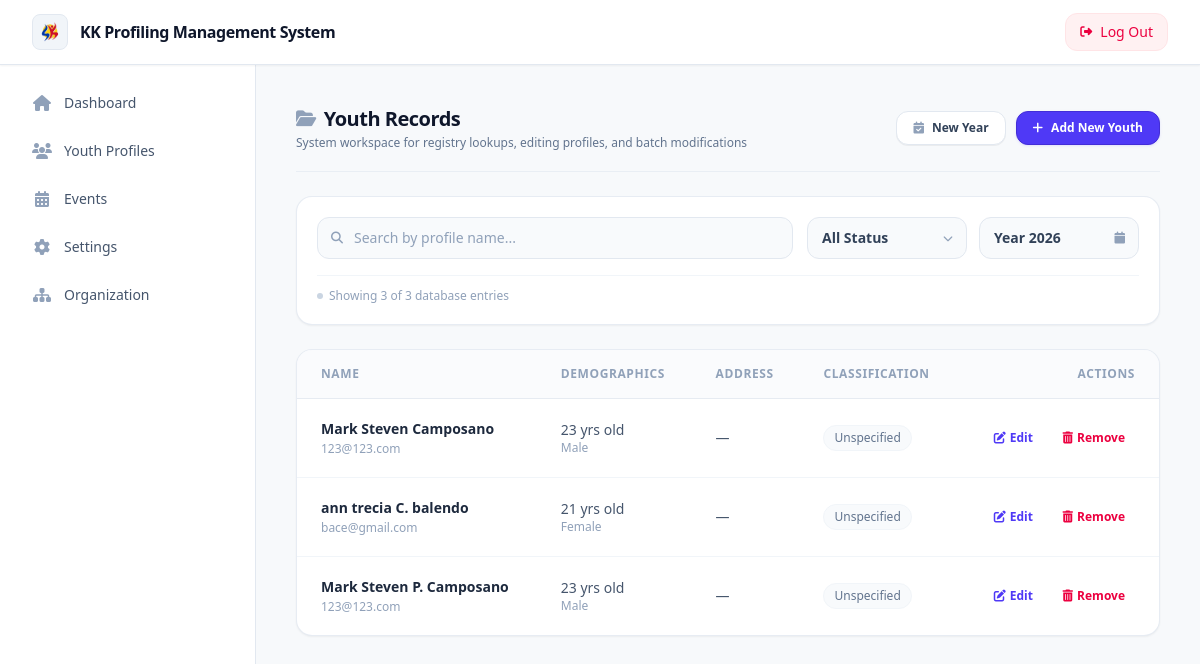
Screenshot of /youth-profiles/ (signed in) with the database file from the repository.
### kkprofiling_api/models.py (models this page shows, shortened)
class ProfilingInformations(models.Model):
    class SexChoices(models.TextChoices):
        MALE = "male", "Male"
        FEMALE = "female", "Female"
    class CivilStatusChoices(models.TextChoices):
        SINGLE = "single", "Single"
        MARRIED = "married", "Married"
        WIDOWED = "widowed", "Widowed"
        DIVORCED = "divorced", "Divorced"
        SEPARATED = "separated", "Separated"
        ANNULLED = "annulled", "Annulled"
        UNKNOWN = "unknown", "Unknown"
        LIVE_IN = "live_in", "Live-in"
    class EducationalBackgroundChoices(models.TextChoices):
        ELEMENTARY_LEVEL = "elementary_level", "Elementary Level"
        ELEMENTARY_GRAD = "elementary_graduate", "Elementary Graduate"
        HIGHSCHOOL_LEVEL = "highschool_level", "High School Level"
        HIGHSCHOOL_GRAD = "highschool_graduate", "High School Graduate"
        VOCATIONAL_GRAD = "vocational_graduate", "Vocational Graduate"
        COLLEGE_LEVEL = "college_level", "College Level"
        COLLEGE_GRAD = "college_graduate", "College Graduate"
        MASTER_LEVEL = "master_level", "Master Level"
        DOCTORATE_LEVEL = "doctorate_level", "Doctorate Level"
        DOCTORATE_GRAD = "doctorate_graduate", "Doctorate Graduate"
    first_name = models.CharField(max_length=50)
    middle_name = models.CharField(max_length=50, blank=True)
    last_name = models.CharField(max_length=50)
    age = models.IntegerField(default=0, null=True, blank=True)
    birthdate = models.DateField(blank=True, null=True)
    email = models.EmailField(blank=True, null=True)
    contact_number = models.CharField(max_length=20)
    sex = models.CharField(
        max_length=10,
        choices=SexChoices.choices,
        blank=True,
        null=True
    )
    civil_status = models.CharField(
        max_length=20,
        choices=CivilStatusChoices.choices,
        blank=True,
        null=True
    )
    educational_background = models.CharField(
        max_length=30,
        choices=EducationalBackgroundChoices.choices,
        blank=True,
        null=True
    )
    date_added = models.DateTimeField(auto_now_add=True)

### kkSystem/views.py (the view)
# urls.py: path('youth-profiles/', youth_profile_view, name='youth-profiles'),
def youth_profile_view(request):
    if not request.user.is_authenticated:
        return redirect('loginn')
    profiles = ProfilingInformations.objects.select_related('addresses', 'youth_statuses').all()
    context = {
        'profiles': profiles,
    }
    return render(request, 'pages/youth_profiles.html', context)

### kkSystem/templates/pages/youth_profiles.html (shortened to what this page needs)
{% extends 'pages/base.html' %}
{% block content %}
<div id="youth-profiles-content" class="space-y-6 p-1 sm:p-2 animate-fade-in">
    <div class="flex flex-col sm:flex-row sm:items-center justify-between gap-4 border-b border-slate-200/60 pb-5">
        <div>
            <h3 class="text-xl font-bold text-slate-900 tracking-tight flex items-center gap-2">
                <i class="fa-solid fa-folder-open text-slate-400 text-lg"></i> Youth Records
            </h3>
            <p class="text-xs text-slate-500 mt-0.5 font-medium">System workspace for registry lookups, editing profiles, and batch modifications</p>
        </div>
        <div class="flex items-center gap-2.5 self-end sm:self-auto w-full sm:w-auto">
            <button class="flex-1 sm:flex-initial inline-flex items-center justify-center gap-2 px-4 py-2 text-xs font-semibold text-slate-700 bg-white border border-slate-200 rounded-xl hover:bg-slate-50 active:scale-[0.98] transition-all duration-150 shadow-2xs">
                <i class="fa-solid fa-calendar-check text-slate-400"></i> New Year
            </button>
            <form method="post" action="{% url 'add_youth' %}">
                <button class="flex-1 sm:flex-initial inline-flex items-center justify-center gap-2 px-4 py-2 text-xs font-semibold text-white bg-indigo-600 border border-indigo-700 rounded-xl hover:bg-indigo-700 active:scale-[0.98] transition-all duration-150 shadow-sm shadow-indigo-600/10">
                    <i class="fa-solid fa-plus"></i> Add New Youth
                </button>
            </form>
        </div>
    </div>
    <div class="bg-white border border-slate-200/80 p-5 rounded-2xl shadow-xs space-y-4">
        <div class="flex flex-col lg:flex-row gap-3.5">
            <div class="relative flex-1 group">
                <i class="fa-solid fa-magnifying-glass absolute left-3.5 top-1/2 -translate-y-1/2 text-slate-400 text-xs transition-colors group-focus-within:text-indigo-500"></i>
                <input
                    type="text"
                    id="search-youth"
                    placeholder="Search by profile name..."
                    class="w-full pl-9 pr-4 py-2.5 text-sm font-medium text-slate-800 placeholder-slate-400 bg-slate-50 border border-slate-200 rounded-xl focus:outline-hidden focus:bg-white focus:border-indigo-500 focus:ring-4 focus:ring-indigo-500/5 transition-all duration-150"
                >
            </div>
            <div class="flex items-center gap-3 w-full lg:w-auto">
                <div class="relative flex-1 lg:w-44">
                    <select class="w-full px-3.5 py-2.5 text-sm font-semibold text-slate-700 bg-slate-50 border border-slate-200 rounded-xl focus:outline-hidden focus:bg-white focus:border-indigo-500 transition-all duration-150 appearance-none cursor-pointer status-select">
                        <option value="">All Status</option>
                    </select>
                </div>
                <div class="relative flex-1 lg:w-36">
                    <input
                        type="text"
                        class="w-full px-3.5 py-2.5 text-sm font-semibold text-slate-700 bg-slate-50 border border-slate-200 rounded-xl focus:outline-hidden focus:bg-white focus:border-indigo-500 transition-all duration-150 year-input"
                        value="Year 2026"
                    >
                </div>
            </div>
        </div>
        <div class="border-t border-slate-100 pt-3 flex flex-col sm:flex-row sm:items-center justify-between gap-3">
            <p class="text-xs font-medium text-slate-400 flex items-center gap-1.5 order-2 sm:order-1">
                <span class="w-1.5 h-1.5 rounded-full bg-slate-300"></span>
                Showing {{ profiles|length }} of {{ profiles|length }} database entries
            </p>
        </div>
    </div>
    <div class="bg-white border border-slate-200/80 rounded-2xl shadow-xs overflow-hidden">
        <div class="overflow-x-auto">
            <table class="w-full text-left border-collapse youth-records-table" id="youth-records-table">
                <thead>
                    <tr class="bg-slate-50/70 border-b border-slate-200/80">
                        <th class="px-6 py-4 text-xs font-bold text-slate-400 uppercase tracking-wider">Name</th>
                        <th class="px-6 py-4 text-xs font-bold text-slate-400 uppercase tracking-wider">Demographics</th>
                        <th class="px-6 py-4 text-xs font-bold text-slate-400 uppercase tracking-wider">Address</th>
                        <th class="px-6 py-4 text-xs font-bold text-slate-400 uppercase tracking-wider">Classification</th>
                        <th class="px-6 py-4 text-xs font-bold text-slate-400 uppercase tracking-wider text-right">Actions</th>
                    </tr>
                </thead>
                <tbody id="youth-list" class="divide-y divide-slate-100">
                    {% for profile in profiles %}
                        <tr class="hover:bg-slate-50/40 transition-colors">
                            <td class="px-6 py-5 text-sm font-semibold text-slate-800">
                                <div>
                                    {{ profile.first_name }}
                                    {% if profile.middle_name %}{{ profile.middle_name|slice:":1" }}. {% endif %}
                                    {{ profile.last_name }}
                                </div>
                                <span class="text-xs font-normal text-slate-400 block mt-0.5">
                                    {{ profile.email|default:profile.contact_number }}
                                </span>
                            </td>
                            <td class="px-6 py-5 text-sm text-slate-600">
                                <div class="flex flex-col">
                                    <span>{% if profile.age %}{{ profile.age }} yrs old{% else %}—{% endif %}</span>
                                    <span class="text-xs text-slate-400 capitalize">{{ profile.get_sex_display|default:"Unspecified" }}</span>
                                </div>
                            </td>
                            <td class="px-6 py-5 text-sm text-slate-600">
                                <div class="flex flex-col">
                                    <span>{{ profile.addresses.barangay|default:"—" }}</span>
                                </div>
                            </td>
                            <td class="px-6 py-5 text-sm">
                                {% if profile.youth_statuses.youth_classification == 'in_school_youth' %}
                                    <span class="inline-flex items-center px-2.5 py-1 rounded-full text-xs font-medium bg-blue-50 text-blue-700 border border-blue-100">ISY</span>
                                {% elif profile.youth_statuses.youth_classification == 'out_of_school_youth' %}
                                    <span class="inline-flex items-center px-2.5 py-1 rounded-full text-xs font-medium bg-amber-50 text-amber-700 border border-amber-100">OSY</span>
                                {% elif profile.youth_statuses.youth_classification == 'working_youth' %}
                                    <span class="inline-flex items-center px-2.5 py-1 rounded-full text-xs font-medium bg-emerald-50 text-emerald-700 border border-emerald-100">Working</span>
                                {% else %}
                                    <span class="inline-flex items-center px-2.5 py-1 rounded-full text-xs font-medium bg-slate-50 text-slate-500 border border-slate-100">Unspecified</span>
                                {% endif %}
                            </td>
                            <td class="px-6 py-5 text-sm text-right space-x-1.5 whitespace-nowrap">
                                <a href="{% url 'edit_youth_profile_view' profile.id %}" class="inline-flex items-center gap-1 px-2.5 py-1.5 text-xs font-semibold text-indigo-600 hover:bg-indigo-50 rounded-lg transition-colors decoration-none">
                                    <i class="fa-solid fa-pen-to-square"></i> Edit
                                </a>
                                <form method="post" action="{% url 'delete_youth_profile_view' profile.id %}" class="inline">
                                <button type="submit"
                                        onclick="return confirm('Are you sure you want to permanently delete this profile?');"
                                        class="inline-flex items-center gap-1 px-2.5 py-1.5 text-xs font-semibold text-rose-600 hover:bg-rose-50 rounded-lg border-0 bg-transparent cursor-pointer">
                                    <i class="fa-solid fa-trash-can"></i> Remove
                                </button>
                            </form>
                            </td>
                        </tr>
                    {% empty %}
                        <tr>
                            <td colspan="5" class="p-0"></td>
                        </tr>
                    {% endfor %}
                </tbody>
            </table>
        </div>
    </div>
</div>
{% endblock %}

### rows the page displays
ProfilingInformations: first_name "Mark Steven", last_name "Camposano", email "123@123.com", age "23", sex "Male", addresses.barangay "—"
ProfilingInformations: first_name "ann trecia", middle_name "C", last_name "balendo", email "bace@gmail.com", age "21", sex "Female", addresses.barangay "—"
ProfilingInformations: first_name "Mark Steven", middle_name "P", last_name "Camposano", email "123@123.com", age "23", sex "Male", addresses.barangay "—"

### other values shown
{{ profiles|length }} "3"
